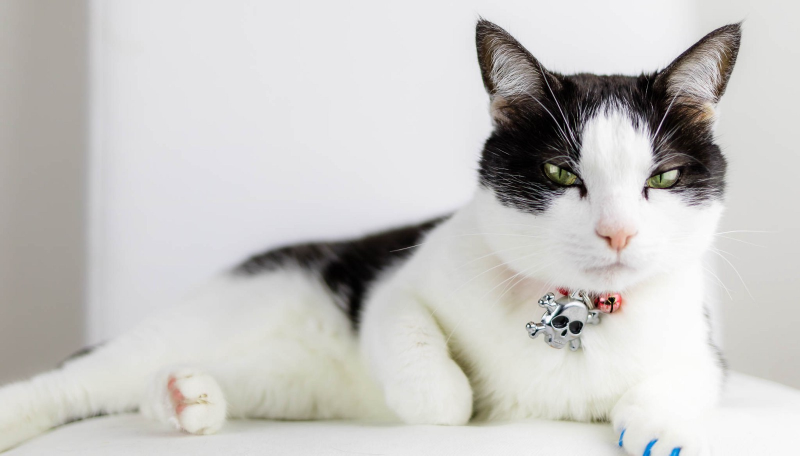
#> input picture cat.jpg.jpeg, 1600 x 911 px (shown at 1/2 size)
$ python filtergram.py
#> lines starting #> are read from the running program, lines starting #| are printed output that depends on the picture
#> the answer given: cat.jpg.jpeg
### filters.py
from PIL import Image
# Rename this file to be "filters.py"
# Add commands to import modules here.

# Define your load_img() function here.
#       Parameters: The name of the file to be opened (string)
#       Returns: The image object with the opened file.
def load_img(filename):
#> called with filename = 'cat.jpg.jpeg'
    im = Image.open(filename)
#> im is the input picture: PIL image 1600x911 RGB; mean R, G, B 200.1, 198.7, 196.4
    return im


# Define your show_img() function here.
#       Parameters: The image object to display.
#       Returns: nothing.
def show_img(im):
    im.show()


# Define your save_img() function here.
#       Parameters: The image object to save, the name to save the file as (string)
#       Returns: nothing.
def save_img(im, filename):
    im.save(filename)
    show_img(im)


# Define your obamicon() function here.
#       Parameters: The image object to apply the filter to.
#       Returns: A New Image object with the filter applied.
def obamicon(im):
  # Load the pixel data from im.
  pixels = im.getdata()
  # Create a list to hold the new image pixel data.
  new_pixels = []

  # Define color constants to use for recoloring.
  darkBlue = (0, 51, 76)
  red = (217, 26, 33)
  lightBlue = (112, 150, 158)
  yellow = (252, 227, 166)

  # Process the pixels in the image.
  for p in pixels:
    # Pixel intensity = R value + G value + B value
    intensity = p[0] + p[1] + p[2]

    if intensity < 182:
      new_pixels.append(darkBlue)

    elif intensity >= 182 and intensity < 364:
      new_pixels.append(red)

    elif intensity >= 364 and intensity < 546:
      new_pixels.append(lightBlue)

    elif intensity >=546:
      new_pixels.append(yellow)
#> this loop made 1457600 passes
#> (p, intensity) on passes 1 to 3: ((186, 181, 177), 544), ((186, 181, 177), 544), ((186, 181, 177), 544)
#> after the loop, new_pixels = 1457600 items

  # Save the filtered pixels as a new image
  newim = Image.new("RGB", im.size)
#> newim: PIL image 1600x911 RGB; every value is 0
  newim.putdata(new_pixels)
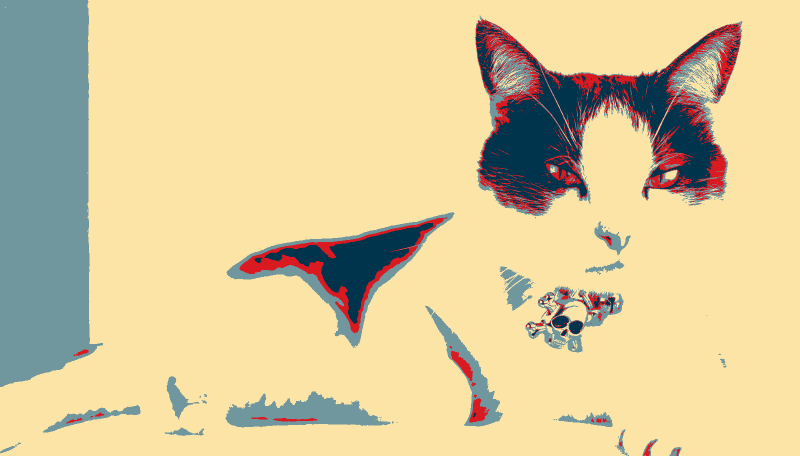
#> newim: PIL image 1600x911 RGB (shown at 1/2 size); mean R, G, B 217.3, 200.1, 155.7
  return newim

# Return a new Image, with grayscale filter applied.
def grayscale(im):
  # Load the pixel data from im.
  pixels = im.getdata()
  # Create a list to hold the new image pixel data.
  new_pixels = []

  # Process the pixels in the image.
  for p in pixels:
    new_p = avg_pixel(p)
    new_pixels.append(new_p)
#> after the loop, new_pixels = 1457600 items

  # Save the filtered pixels as a new image
  newim = Image.new("RGB", im.size)
  newim.putdata(new_pixels)
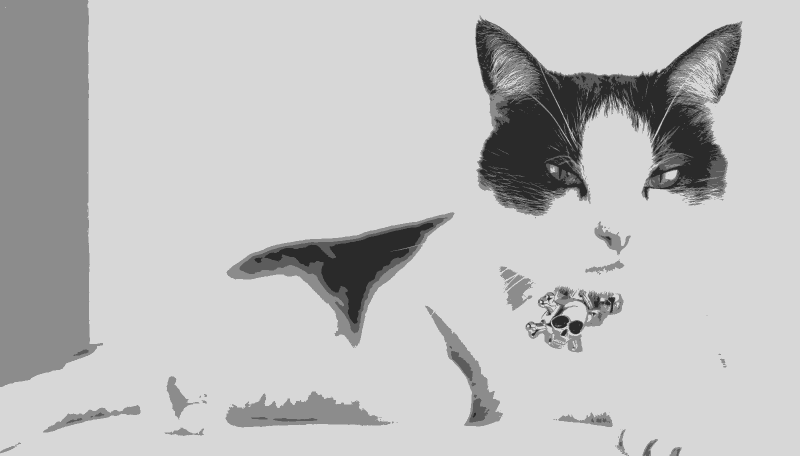
#> newim: PIL image 1600x911 RGB (shown at 1/2 size); min 42, max 215, mean 191
  return newim

# Helper function.
# Return a grayscale tuple for a single pixel value.
def avg_pixel(pixel):
  # Use the average of p's RGB values to set a new pixel value.
  avg = (pixel[0] + pixel[1] + pixel[2]) // 3 # Use // for int division.
  return (avg, avg, avg) # R = G = B will be a gray pixel!

### filtergram.py
import filters

def main():
  # Ask what image the user wants to edit
  filename = input("Enter the name of the image file to edit: ")

  # Load the image from the specified file
  img = filters.load_img(filename)

   # Apply filters!
  newimg = filters.obamicon(img)
  newimg = filters.grayscale(newimg)

  # Save the final image
  filters.save_img(newimg, "recolored.jpg")

if __name__ == '__main__':
  main()
